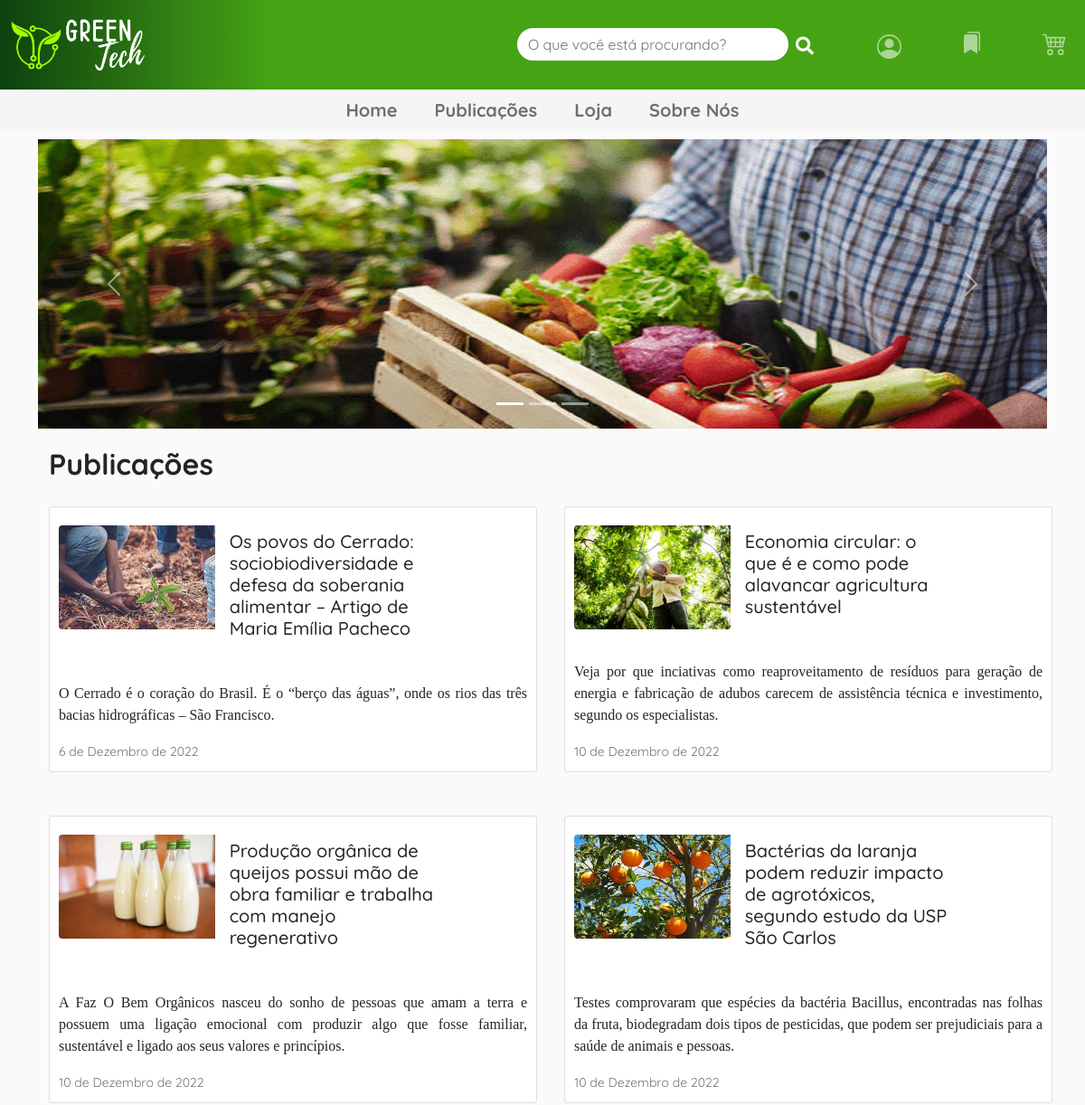
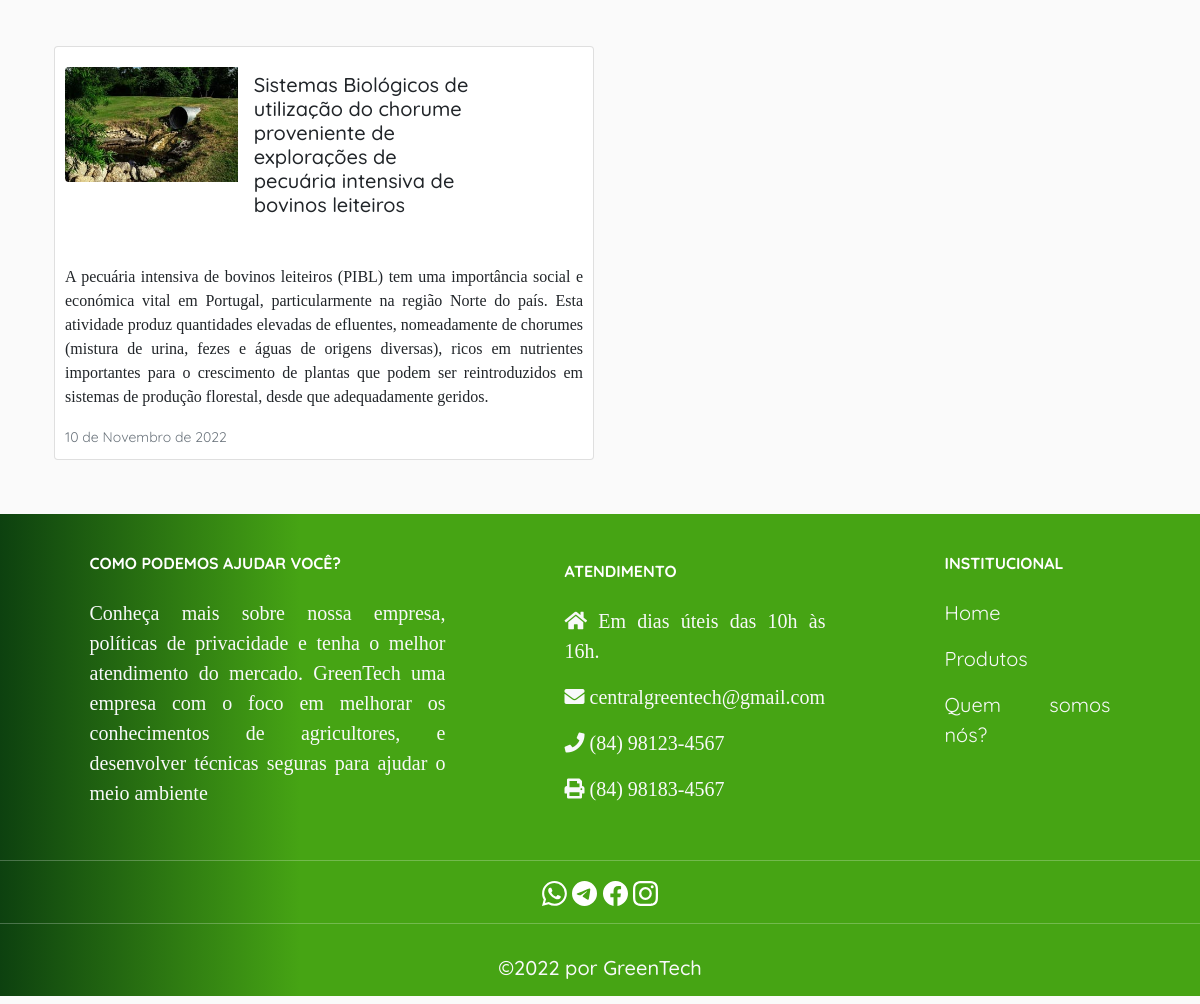
Screenshot of /noticias/ with the database file from the repository (2 pictures, top to bottom).
### main/models.py (models this page shows, shortened)
class Publicacao(models.Model):
    titulo = models.CharField(max_length=200)
    descricao = models.TextField()
    corpo_do_texto = RichTextUploadingField()
    tempo_da_publicacao = models.DateField()
    imagem = models.ImageField(upload_to='produtos/', blank=True, null=True, max_length=250)
    autor = models.ForeignKey(Autor, on_delete=models.CASCADE)
    categoria = models.ManyToManyField(Categoria)
    user = models.ForeignKey(get_user_model(), null=True,blank=True,on_delete=models.CASCADE)

### main/views.py (the view)
# urls.py: path('noticias/', noticias, name="noticia"),
def noticias (request):
    busca = request.GET.get('search')
    if busca:
        lista = Publicacao.objects.filter(titulo__icontains = busca)
        lista_produto = Produto.objects.filter(nome__icontains = busca)
        context = {'buscas' : lista, 'busca_produto' : lista_produto}
        return render(request, "busca.html", context)
    else:
        lista = Publicacao.objects.all()
        context ={'publicacoes' : lista}
        return render(request, 'noticia.html', context)

### main/templates/noticia.html
{% extends 'base.html' %}
{% load static %}
{% block conteudo %}
<section class="dividir">
  {% include 'includes/carrossel.html' %}
    <section class="container" style="width: 1200px; padding-bottom: 30px;">
      <div class="row">
          <h2 style="padding-top:20px ; padding-bottom:20px"><b> Publicações </b></h2> </div>
      <div class="row row-cols-1 row-cols-md-2 g-4">
        {% for publicacao in publicacoes %}
          <main navBT>
            <div class="card mb-4" style="max-width: 540px; ">
              <div class="row g-0 " style="margin: 10px; align-self: center;">
                <div class="col-md-4">
                  <img src="/media/{{publicacao.imagem}}" class="img-fluid rounded-start" alt="..." style="margin-top: 10px; margin-right: 20px;"  >
                </div>
                <div class="col-sm-6">
                  <div class="card-body">
                    <h5 class="card-title">{{publicacao.titulo}}</h5> <br></div>
                </div>
                <p class="card-text" >{{publicacao.descricao}}</p>
                    <p class="card-text"><small class="text-muted">{{publicacao.tempo_da_publicacao}}</small></p>
              </div>
            </div>
          </main>
        {% endfor %}
      </div>
      </section>
{% endblock conteudo %}

### main/static/css/styles.css (style rules this page uses)
* { box-sizing: border-box; font-family: 'Noto Sans Mono', monospace; font-family: 'Quicksand', sans-serif; }
body { background: #fafafa; }
p { text-align: justify; font-family: 'Times New Roman', Times, serif; }
.dividir { padding-top: 30px; }

### rows the page displays
Publicacao: imagem (picture), titulo "Os povos do Cerrado: sociobiodiversidade e defesa da soberania alimentar – Artigo de Maria Emília Pacheco", descricao "O Cerrado é o coração do Brasil. É o “berço das águas”, onde os rios das três bacias hidrográficas – São Francisco.", tempo_da_publicacao "6 de Dezembro de 2022"
Publicacao: imagem (picture), titulo "Economia circular: o que é e como pode alavancar agricultura sustentável", descricao "Veja por que inciativas como reaproveitamento de resíduos para geração de energia e fabricação de adubos carecem de assistência técnica e investimento, segundo os especialistas.", tempo_da_publicacao "10 de Dezembro de 2022"
Publicacao: imagem (picture), titulo "Produção orgânica de queijos possui mão de obra familiar e trabalha com manejo regenerativo", descricao "A Faz O Bem Orgânicos nasceu do sonho de pessoas que amam a terra e possuem uma ligação emocional com produzir algo que fosse familiar, sustentável e ligado aos seus valores e princípios.", tempo_da_publicacao "10 de Dezembro de 2022"
Publicacao: imagem (picture), titulo "Bactérias da laranja podem reduzir impacto de agrotóxicos, segundo estudo da USP São Carlos", descricao "Testes comprovaram que espécies da bactéria Bacillus, encontradas nas folhas da fruta, biodegradam dois tipos de pesticidas, que podem ser prejudiciais para a saúde de animais e pessoas.", tempo_da_publicacao "10 de Dezembro de 2022"
Publicacao: imagem (picture), titulo "Sistemas Biológicos de utilização do chorume proveniente de explorações de pecuária intensiva de bovinos leiteiros", descricao "A pecuária intensiva de bovinos leiteiros (PIBL) tem uma importância social e económica vital em Portugal, particularmente na região Norte do país. Esta atividade produz quantidades elevadas de efluentes, nomeadamente de chorumes (mistura de urina, fezes e águas de origens diversas), ricos em nutrientes importantes para o crescimento de plantas que podem ser reintroduzidos em sistemas de produção florestal, desde que adequadamente geridos.", tempo_da_publicacao "10 de Novembro de 2022"
